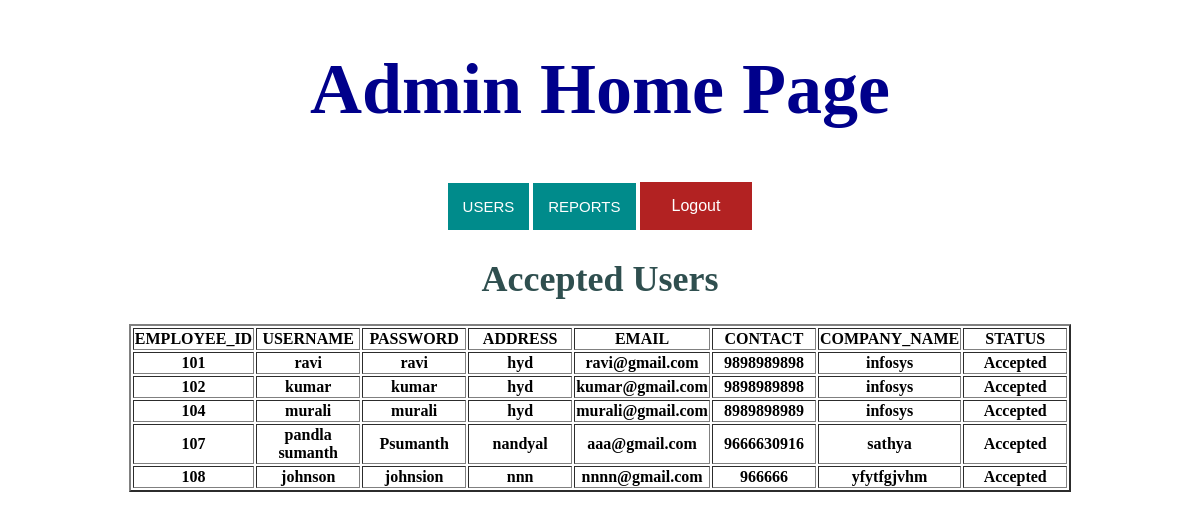
Page /viewacceptedusers/ on the committed database.
### cewn/models.py (models this page shows)
class AcceptedUsers(models.Model):
    employee_id = models.AutoField(primary_key=True)
    username = models.CharField(max_length=30)
    password = models.CharField(max_length=20)
    address = models.TextField()
    email_id = models.EmailField(max_length=30)
    contact_no = models.IntegerField()
    company_name = models.CharField(max_length=30)
    status = models.CharField(max_length=20, default=False)

### templates/Adminview/viewacceptedusers.html (shortened to what this page needs)
<!DOCTYPE html>
<html lang="en">
<head>
</head>
<body>
{% include "AdminView/admin_menu.html" %}
<h1 style="font-size:3vw"; align="center" ><font color="#2f4f4f">Accepted Users</font></h1>
{% if object_list %}
<table align="center" border="2">
        <tr>
            <th width="100">EMPLOYEE_ID</th>
            <th width="100">USERNAME</th>
            <th width="100">PASSWORD</th>
            <th width="100">ADDRESS</th>
            <th width="100">EMAIL</th>
            <th width="100">CONTACT</th>
            <th width="100">COMPANY_NAME</th>
            <th width="100">STATUS</th>
        </tr>
        {% for x in object_list%}
            <tr>
                    <th width="100">{{ x.employee_id }}</th>
                    <th width="100">{{ x.username }}</th>
                    <th width="100">{{ x.password }}</th>
                    <th width="100">{{ x.address }}</th>
                    <th width="100">{{ x.email_id}}</th>
                    <th width="100">{{ x.contact_no }}</th>
                    <th width="100">{{ x.company_name }}</th>
                    <th width="100">{{ x.status }}</th>
            </tr>
        {% endfor %}
{% else %}
<h2 align="center"><font color="#008b8b"> No User Accepted</font></h2>
{% endif %}
</table>
</body>
</html>

### templates/Adminview/admin_menu.html (shortened to what this page needs)
<!DOCTYPE html>
<html lang="en">
<head>
</head>
<body>
<h1 style="font-size:6vw"; align="center" ><font color="#00008b"> Admin Home Page </font></h1>
<table align="center">
    <tr>
        <th>
            <div class="dropdown">
            <button class="dropbtn">USERS</button>
        </div>
        </th>
        <th>
            <div class="dropdown">
            <button class="dropbtn">REPORTS</button>
        </div>
        </th>
<form action= "/">
        <th>
            <button class="button">Logout</button>
        </th>
    </form>
    </tr>
</table>
</body>
</html>

### templates/Adminview/admin_menu.html (style rules this page uses)
.dropbtn { background-color:darkcyan; color: white; padding: 15px; font-size: 15px; border: none; cursor: pointer; }
.button { background-color:firebrick; border: none; color: white; padding: 15px 32px; text-align: center; text-decoration: none; display: inline-block; font-size: 16px; }

### rows in the picture
AcceptedUsers: employee_id "101", username "ravi", password "ravi", address "hyd", email_id "ravi@gmail.com", contact_no "9898989898", company_name "infosys", status "Accepted"
AcceptedUsers: employee_id "102", username "kumar", password "kumar", address "hyd", email_id "kumar@gmail.com", contact_no "9898989898", company_name "infosys", status "Accepted"
AcceptedUsers: employee_id "104", username "murali", password "murali", address "hyd", email_id "murali@gmail.com", contact_no "8989898989", company_name "infosys", status "Accepted"
AcceptedUsers: employee_id "107", username "pandla sumanth", password "Psumanth", address "nandyal", email_id "aaa@gmail.com", contact_no "9666630916", company_name "sathya", status "Accepted"
AcceptedUsers: employee_id "108", username "johnson", password "johnsion", address "nnn", email_id "nnnn@gmail.com", contact_no "966666", company_name "yfytfgjvhm", status "Accepted"
